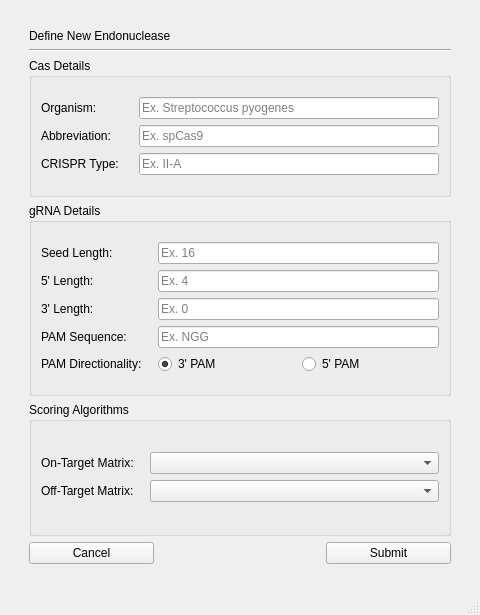
<?xml version="1.0" encoding="UTF-8"?>
<ui version="4.0">
 <class>MainWindow</class>
 <widget class="QMainWindow" name="MainWindow">
  <property name="geometry">
   <rect>
    <x>0</x>
    <y>0</y>
    <width>480</width>
    <height>615</height>
   </rect>
  </property>
  <property name="windowTitle">
   <string>MainWindow</string>
  </property>
  <widget class="QWidget" name="centralwidget">
   <layout class="QGridLayout" name="gridLayout_2">
    <item row="3" column="1">
     <spacer name="verticalSpacer">
      <property name="orientation">
       <enum>Qt::Vertical</enum>
      </property>
      <property name="sizeType">
       <enum>QSizePolicy::Fixed</enum>
      </property>
      <property name="sizeHint" stdset="0">
       <size>
        <width>20</width>
        <height>20</height>
       </size>
      </property>
     </spacer>
    </item>
    <item row="1" column="1">
     <layout class="QGridLayout" name="gridLayout">
      <item row="0" column="0">
       <layout class="QVBoxLayout" name="verticalLayout">
        <item>
         <layout class="QVBoxLayout" name="verticalLayout_9">
          <item>
           <widget class="QLabel" name="title">
            <property name="sizePolicy">
             <sizepolicy hsizetype="Preferred" vsizetype="Fixed">
              <horstretch>0</horstretch>
              <verstretch>0</verstretch>
             </sizepolicy>
            </property>
            <property name="text">
             <string>Define New Endonuclease</string>
            </property>
            <property name="alignment">
             <set>Qt::AlignLeading|Qt::AlignLeft|Qt::AlignVCenter</set>
            </property>
           </widget>
          </item>
          <item>
           <widget class="Line" name="line">
            <property name="orientation">
             <enum>Qt::Horizontal</enum>
            </property>
           </widget>
          </item>
         </layout>
        </item>
        <item>
         <widget class="QGroupBox" name="groupBox">
          <property name="title">
           <string>Cas Details</string>
          </property>
          <layout class="QGridLayout" name="gridLayout_9">
           <item row="1" column="0">
            <layout class="QGridLayout" name="gridLayout_8">
             <item row="0" column="0">
              <layout class="QGridLayout" name="gridLayout_6">
               <item row="2" column="2">
                <widget class="QLineEdit" name="crispr_type">
                 <property name="placeholderText">
                  <string>Ex. II-A</string>
                 </property>
                </widget>
               </item>
               <item row="1" column="2">
                <widget class="QLineEdit" name="abbreviation">
                 <property name="placeholderText">
                  <string>Ex. spCas9</string>
                 </property>
                </widget>
               </item>
               <item row="0" column="0">
                <widget class="QLabel" name="label_3">
                 <property name="sizePolicy">
                  <sizepolicy hsizetype="Preferred" vsizetype="Preferred">
                   <horstretch>0</horstretch>
                   <verstretch>0</verstretch>
                  </sizepolicy>
                 </property>
                 <property name="toolTip">
                  <string>&lt;html&gt;&lt;head/&gt;&lt;body&gt;&lt;p&gt;Full name of the endonuclease. Ex. &lt;span style=&quot; font-style:italic;&quot;&gt;Streptococcus pyogenes &lt;/span&gt;Cas9&lt;/p&gt;&lt;/body&gt;&lt;/html&gt;</string>
                 </property>
                 <property name="text">
                  <string>Organism:       </string>
                 </property>
                </widget>
               </item>
               <item row="2" column="0">
                <widget class="QLabel" name="label">
                 <property name="sizePolicy">
                  <sizepolicy hsizetype="Preferred" vsizetype="Preferred">
                   <horstretch>0</horstretch>
                   <verstretch>0</verstretch>
                  </sizepolicy>
                 </property>
                 <property name="toolTip">
                  <string>&lt;html&gt;&lt;head/&gt;&lt;body&gt;&lt;p&gt;&lt;span style=&quot; font-size:12pt;&quot;&gt;The CRISPR classification that the new endonuclease belongs to. Ex. spCas9's CRISPR type is II-A.&lt;/span&gt;&lt;/p&gt;&lt;/body&gt;&lt;/html&gt;</string>
                 </property>
                 <property name="text">
                  <string>CRISPR Type: </string>
                 </property>
                </widget>
               </item>
               <item row="1" column="0">
                <widget class="QLabel" name="label_2">
                 <property name="sizePolicy">
                  <sizepolicy hsizetype="Preferred" vsizetype="Preferred">
                   <horstretch>0</horstretch>
                   <verstretch>0</verstretch>
                  </sizepolicy>
                 </property>
                 <property name="toolTip">
                  <string>&lt;html&gt;&lt;head/&gt;&lt;body&gt;&lt;p&gt;Abbreviated name of new endonuclease, must be unique from existing endonucleases in order for CASPER to recognize it. Ex. spCas9&lt;/p&gt;&lt;/body&gt;&lt;/html&gt;</string>
                 </property>
                 <property name="text">
                  <string>Abbreviation:  </string>
                 </property>
                </widget>
               </item>
               <item row="0" column="2">
                <widget class="QLineEdit" name="organism_name">
                 <property name="placeholderText">
                  <string>Ex. Streptococcus pyogenes</string>
                 </property>
                </widget>
               </item>
               <item row="0" column="1">
                <spacer name="horizontalSpacer_10">
                 <property name="orientation">
                  <enum>Qt::Horizontal</enum>
                 </property>
                 <property name="sizeType">
                  <enum>QSizePolicy::Fixed</enum>
                 </property>
                 <property name="sizeHint" stdset="0">
                  <size>
                   <width>10</width>
                   <height>10</height>
                  </size>
                 </property>
                </spacer>
               </item>
               <item row="1" column="1">
                <spacer name="horizontalSpacer_11">
                 <property name="orientation">
                  <enum>Qt::Horizontal</enum>
                 </property>
                 <property name="sizeType">
                  <enum>QSizePolicy::Fixed</enum>
                 </property>
                 <property name="sizeHint" stdset="0">
                  <size>
                   <width>10</width>
                   <height>10</height>
                  </size>
                 </property>
                </spacer>
               </item>
               <item row="2" column="1">
                <spacer name="horizontalSpacer_12">
                 <property name="orientation">
                  <enum>Qt::Horizontal</enum>
                 </property>
                 <property name="sizeType">
                  <enum>QSizePolicy::Fixed</enum>
                 </property>
                 <property name="sizeHint" stdset="0">
                  <size>
                   <width>10</width>
                   <height>10</height>
                  </size>
                 </property>
                </spacer>
               </item>
              </layout>
             </item>
            </layout>
           </item>
           <item row="0" column="0">
            <spacer name="verticalSpacer_3">
             <property name="orientation">
              <enum>Qt::Vertical</enum>
             </property>
             <property name="sizeType">
              <enum>QSizePolicy::Fixed</enum>
             </property>
             <property name="sizeHint" stdset="0">
              <size>
               <width>10</width>
               <height>10</height>
              </size>
             </property>
            </spacer>
           </item>
           <item row="2" column="0">
            <spacer name="verticalSpacer_4">
             <property name="orientation">
              <enum>Qt::Vertical</enum>
             </property>
             <property name="sizeType">
              <enum>QSizePolicy::Fixed</enum>
             </property>
             <property name="sizeHint" stdset="0">
              <size>
               <width>10</width>
               <height>10</height>
              </size>
             </property>
            </spacer>
           </item>
          </layout>
         </widget>
        </item>
        <item>
         <widget class="QGroupBox" name="groupBox_2">
          <property name="title">
           <string>gRNA Details</string>
          </property>
          <layout class="QGridLayout" name="gridLayout_10">
           <item row="1" column="0">
            <layout class="QGridLayout" name="gridLayout_7">
             <item row="0" column="0">
              <layout class="QGridLayout" name="gridLayout_5">
               <item row="0" column="2">
                <widget class="QLineEdit" name="seed_length">
                 <property name="placeholderText">
                  <string>Ex. 16</string>
                 </property>
                </widget>
               </item>
               <item row="2" column="2">
                <widget class="QLineEdit" name="three_length">
                 <property name="placeholderText">
                  <string>Ex. 0</string>
                 </property>
                </widget>
               </item>
               <item row="1" column="0">
                <widget class="QLabel" name="label_6">
                 <property name="sizePolicy">
                  <sizepolicy hsizetype="Preferred" vsizetype="Preferred">
                   <horstretch>0</horstretch>
                   <verstretch>0</verstretch>
                  </sizepolicy>
                 </property>
                 <property name="toolTip">
                  <string>&lt;html&gt;&lt;head/&gt;&lt;body&gt;&lt;p&gt;Length in nt of gRNA sequence upstream (5’) of the seed sequence.&lt;/p&gt;&lt;p&gt;&lt;br/&gt;&lt;/p&gt;&lt;/body&gt;&lt;/html&gt;</string>
                 </property>
                 <property name="text">
                  <string>5' Length:</string>
                 </property>
                </widget>
               </item>
               <item row="4" column="2">
                <layout class="QHBoxLayout" name="horizontalLayout_11">
                 <item>
                  <widget class="QRadioButton" name="three_pam">
                   <property name="sizePolicy">
                    <sizepolicy hsizetype="Expanding" vsizetype="Fixed">
                     <horstretch>0</horstretch>
                     <verstretch>0</verstretch>
                    </sizepolicy>
                   </property>
                   <property name="text">
                    <string>3' PAM</string>
                   </property>
                   <property name="checked">
                    <bool>true</bool>
                   </property>
                  </widget>
                 </item>
                 <item>
                  <widget class="QRadioButton" name="five_pam">
                   <property name="sizePolicy">
                    <sizepolicy hsizetype="Expanding" vsizetype="Fixed">
                     <horstretch>0</horstretch>
                     <verstretch>0</verstretch>
                    </sizepolicy>
                   </property>
                   <property name="text">
                    <string>5' PAM</string>
                   </property>
                  </widget>
                 </item>
                </layout>
               </item>
               <item row="2" column="0">
                <widget class="QLabel" name="label_5">
                 <property name="sizePolicy">
                  <sizepolicy hsizetype="Preferred" vsizetype="Preferred">
                   <horstretch>0</horstretch>
                   <verstretch>0</verstretch>
                  </sizepolicy>
                 </property>
                 <property name="toolTip">
                  <string>&lt;html&gt;&lt;head/&gt;&lt;body&gt;&lt;p&gt;&lt;span style=&quot; font-size:12pt;&quot;&gt;Length in nt of gRNA sequence downstream (3’) of the seed sequence.&lt;/span&gt;&lt;/p&gt;&lt;/body&gt;&lt;/html&gt;</string>
                 </property>
                 <property name="text">
                  <string>3' Length:</string>
                 </property>
                </widget>
               </item>
               <item row="1" column="2">
                <widget class="QLineEdit" name="five_length">
                 <property name="placeholderText">
                  <string>Ex. 4</string>
                 </property>
                </widget>
               </item>
               <item row="4" column="0">
                <widget class="QLabel" name="label_8">
                 <property name="toolTip">
                  <string>&lt;html&gt;&lt;head/&gt;&lt;body&gt;&lt;p&gt;&lt;span style=&quot; font-size:12pt;&quot;&gt;End of the gRNA that is adjacent to PAM. Ex. spCas9 has a 3' PAM and AsCas12 has a 5' PAM.&lt;/span&gt;&lt;/p&gt;&lt;/body&gt;&lt;/html&gt;</string>
                 </property>
                 <property name="text">
                  <string>PAM Directionality:</string>
                 </property>
                </widget>
               </item>
               <item row="3" column="2">
                <widget class="QLineEdit" name="pam_sequence">
                 <property name="placeholderText">
                  <string>Ex. NGG</string>
                 </property>
                </widget>
               </item>
               <item row="0" column="0">
                <widget class="QLabel" name="label_7">
                 <property name="sizePolicy">
                  <sizepolicy hsizetype="Preferred" vsizetype="Preferred">
                   <horstretch>0</horstretch>
                   <verstretch>0</verstretch>
                  </sizepolicy>
                 </property>
                 <property name="toolTip">
                  <string>&lt;html&gt;&lt;head/&gt;&lt;body&gt;&lt;p&gt;&lt;span style=&quot; font-family:'CMR12'; font-size:12pt;&quot;&gt;Length in nucleotides (nt) of the gRNA region in which binding is most crucial for Cas activity. CASPER’s SeqFinder algorithm uses this seed length and the endonuclease-specific PAM to search for repeated gRNAs across the genome of interest. &lt;/span&gt;&lt;/p&gt;&lt;/body&gt;&lt;/html&gt;</string>
                 </property>
                 <property name="text">
                  <string>Seed Length:</string>
                 </property>
                </widget>
               </item>
               <item row="3" column="0">
                <widget class="QLabel" name="label_4">
                 <property name="sizePolicy">
                  <sizepolicy hsizetype="Preferred" vsizetype="Preferred">
                   <horstretch>0</horstretch>
                   <verstretch>0</verstretch>
                  </sizepolicy>
                 </property>
                 <property name="toolTip">
                  <string>&lt;html&gt;&lt;head/&gt;&lt;body&gt;&lt;p&gt;PAM sequence for the new endonuclease. All IUPAC nucleotide codes are accepted, such as V (A, C, or G) or N (A, T, C, or G). For multiple PAM sites, please separate by commas.&lt;/p&gt;&lt;p&gt;Ex. &amp;quot;NGG&amp;quot; or &amp;quot;NNG&amp;quot; for spCas9.&lt;/p&gt;&lt;/body&gt;&lt;/html&gt;</string>
                 </property>
                 <property name="text">
                  <string>PAM Sequence:</string>
                 </property>
                </widget>
               </item>
               <item row="0" column="1">
                <spacer name="horizontalSpacer_5">
                 <property name="orientation">
                  <enum>Qt::Horizontal</enum>
                 </property>
                 <property name="sizeType">
                  <enum>QSizePolicy::Fixed</enum>
                 </property>
                 <property name="sizeHint" stdset="0">
                  <size>
                   <width>10</width>
                   <height>10</height>
                  </size>
                 </property>
                </spacer>
               </item>
               <item row="1" column="1">
                <spacer name="horizontalSpacer_6">
                 <property name="orientation">
                  <enum>Qt::Horizontal</enum>
                 </property>
                 <property name="sizeType">
                  <enum>QSizePolicy::Fixed</enum>
                 </property>
                 <property name="sizeHint" stdset="0">
                  <size>
                   <width>10</width>
                   <height>10</height>
                  </size>
                 </property>
                </spacer>
               </item>
               <item row="2" column="1">
                <spacer name="horizontalSpacer_7">
                 <property name="orientation">
                  <enum>Qt::Horizontal</enum>
                 </property>
                 <property name="sizeType">
                  <enum>QSizePolicy::Fixed</enum>
                 </property>
                 <property name="sizeHint" stdset="0">
                  <size>
                   <width>10</width>
                   <height>10</height>
                  </size>
                 </property>
                </spacer>
               </item>
               <item row="3" column="1">
                <spacer name="horizontalSpacer_8">
                 <property name="orientation">
                  <enum>Qt::Horizontal</enum>
                 </property>
                 <property name="sizeType">
                  <enum>QSizePolicy::Fixed</enum>
                 </property>
                 <property name="sizeHint" stdset="0">
                  <size>
                   <width>10</width>
                   <height>10</height>
                  </size>
                 </property>
                </spacer>
               </item>
               <item row="4" column="1">
                <spacer name="horizontalSpacer_9">
                 <property name="orientation">
                  <enum>Qt::Horizontal</enum>
                 </property>
                 <property name="sizeType">
                  <enum>QSizePolicy::Fixed</enum>
                 </property>
                 <property name="sizeHint" stdset="0">
                  <size>
                   <width>10</width>
                   <height>10</height>
                  </size>
                 </property>
                </spacer>
               </item>
              </layout>
             </item>
            </layout>
           </item>
           <item row="0" column="0">
            <spacer name="verticalSpacer_5">
             <property name="orientation">
              <enum>Qt::Vertical</enum>
             </property>
             <property name="sizeType">
              <enum>QSizePolicy::Fixed</enum>
             </property>
             <property name="sizeHint" stdset="0">
              <size>
               <width>10</width>
               <height>10</height>
              </size>
             </property>
            </spacer>
           </item>
           <item row="2" column="0">
            <spacer name="verticalSpacer_6">
             <property name="orientation">
              <enum>Qt::Vertical</enum>
             </property>
             <property name="sizeType">
              <enum>QSizePolicy::Fixed</enum>
             </property>
             <property name="sizeHint" stdset="0">
              <size>
               <width>10</width>
               <height>10</height>
              </size>
             </property>
            </spacer>
           </item>
          </layout>
         </widget>
        </item>
        <item>
         <widget class="QGroupBox" name="groupBox_3">
          <property name="title">
           <string>Scoring Algorithms</string>
          </property>
          <layout class="QGridLayout" name="gridLayout_11">
           <item row="0" column="0">
            <spacer name="verticalSpacer_7">
             <property name="orientation">
              <enum>Qt::Vertical</enum>
             </property>
             <property name="sizeType">
              <enum>QSizePolicy::Fixed</enum>
             </property>
             <property name="sizeHint" stdset="0">
              <size>
               <width>10</width>
               <height>10</height>
              </size>
             </property>
            </spacer>
           </item>
           <item row="1" column="0">
            <layout class="QGridLayout" name="gridLayout_4">
             <item row="0" column="0">
              <layout class="QGridLayout" name="gridLayout_3">
               <item row="2" column="2">
                <widget class="QComboBox" name="comboBox">
                 <property name="sizePolicy">
                  <sizepolicy hsizetype="Expanding" vsizetype="Fixed">
                   <horstretch>0</horstretch>
                   <verstretch>0</verstretch>
                  </sizepolicy>
                 </property>
                </widget>
               </item>
               <item row="2" column="0">
                <widget class="QLabel" name="label_12">
                 <property name="toolTip">
                  <string>&lt;html&gt;&lt;head/&gt;&lt;body&gt;&lt;p&gt;&lt;span style=&quot; font-size:12pt;&quot;&gt;On-target scoring matrix. Default is CRISPRscan data.&lt;/span&gt;&lt;/p&gt;&lt;/body&gt;&lt;/html&gt;</string>
                 </property>
                 <property name="text">
                  <string>On-Target Matrix:</string>
                 </property>
                </widget>
               </item>
               <item row="2" column="1">
                <spacer name="horizontalSpacer_3">
                 <property name="orientation">
                  <enum>Qt::Horizontal</enum>
                 </property>
                 <property name="sizeType">
                  <enum>QSizePolicy::Fixed</enum>
                 </property>
                 <property name="sizeHint" stdset="0">
                  <size>
                   <width>10</width>
                   <height>10</height>
                  </size>
                 </property>
                </spacer>
               </item>
               <item row="3" column="0">
                <widget class="QLabel" name="label_13">
                 <property name="toolTip">
                  <string>&lt;html&gt;&lt;head/&gt;&lt;body&gt;&lt;p&gt;&lt;span style=&quot; font-size:12pt;&quot;&gt;Off-target scoring matrix. Default is Hsu matrix data.&lt;/span&gt;&lt;/p&gt;&lt;/body&gt;&lt;/html&gt;</string>
                 </property>
                 <property name="text">
                  <string>Off-Target Matrix:</string>
                 </property>
                </widget>
               </item>
               <item row="3" column="2">
                <widget class="QComboBox" name="comboBox_2">
                 <property name="sizePolicy">
                  <sizepolicy hsizetype="Expanding" vsizetype="Fixed">
                   <horstretch>0</horstretch>
                   <verstretch>0</verstretch>
                  </sizepolicy>
                 </property>
                </widget>
               </item>
               <item row="3" column="1">
                <spacer name="horizontalSpacer_4">
                 <property name="orientation">
                  <enum>Qt::Horizontal</enum>
                 </property>
                 <property name="sizeType">
                  <enum>QSizePolicy::Fixed</enum>
                 </property>
                 <property name="sizeHint" stdset="0">
                  <size>
                   <width>10</width>
                   <height>10</height>
                  </size>
                 </property>
                </spacer>
               </item>
              </layout>
             </item>
            </layout>
           </item>
           <item row="2" column="0">
            <spacer name="verticalSpacer_8">
             <property name="orientation">
              <enum>Qt::Vertical</enum>
             </property>
             <property name="sizeType">
              <enum>QSizePolicy::Fixed</enum>
             </property>
             <property name="sizeHint" stdset="0">
              <size>
               <width>10</width>
               <height>10</height>
              </size>
             </property>
            </spacer>
           </item>
          </layout>
         </widget>
        </item>
       </layout>
      </item>
     </layout>
    </item>
    <item row="0" column="1">
     <spacer name="verticalSpacer_2">
      <property name="orientation">
       <enum>Qt::Vertical</enum>
      </property>
      <property name="sizeType">
       <enum>QSizePolicy::Fixed</enum>
      </property>
      <property name="sizeHint" stdset="0">
       <size>
        <width>20</width>
        <height>20</height>
       </size>
      </property>
     </spacer>
    </item>
    <item row="1" column="2">
     <spacer name="horizontalSpacer_2">
      <property name="orientation">
       <enum>Qt::Horizontal</enum>
      </property>
      <property name="sizeType">
       <enum>QSizePolicy::Fixed</enum>
      </property>
      <property name="sizeHint" stdset="0">
       <size>
        <width>20</width>
        <height>20</height>
       </size>
      </property>
     </spacer>
    </item>
    <item row="1" column="0">
     <spacer name="horizontalSpacer">
      <property name="orientation">
       <enum>Qt::Horizontal</enum>
      </property>
      <property name="sizeType">
       <enum>QSizePolicy::Fixed</enum>
      </property>
      <property name="sizeHint" stdset="0">
       <size>
        <width>20</width>
        <height>20</height>
       </size>
      </property>
     </spacer>
    </item>
    <item row="2" column="1">
     <layout class="QHBoxLayout" name="horizontalLayout_2">
      <property name="sizeConstraint">
       <enum>QLayout::SetDefaultConstraint</enum>
      </property>
      <item alignment="Qt::AlignLeft">
       <widget class="QPushButton" name="cancel_button">
        <property name="sizePolicy">
         <sizepolicy hsizetype="Minimum" vsizetype="Fixed">
          <horstretch>0</horstretch>
          <verstretch>0</verstretch>
         </sizepolicy>
        </property>
        <property name="minimumSize">
         <size>
          <width>125</width>
          <height>0</height>
         </size>
        </property>
        <property name="text">
         <string>Cancel</string>
        </property>
       </widget>
      </item>
      <item alignment="Qt::AlignRight">
       <widget class="QPushButton" name="submit_button">
        <property name="sizePolicy">
         <sizepolicy hsizetype="Minimum" vsizetype="Fixed">
          <horstretch>0</horstretch>
          <verstretch>0</verstretch>
         </sizepolicy>
        </property>
        <property name="minimumSize">
         <size>
          <width>125</width>
          <height>0</height>
         </size>
        </property>
        <property name="text">
         <string>Submit</string>
        </property>
       </widget>
      </item>
     </layout>
    </item>
   </layout>
  </widget>
  <widget class="QStatusBar" name="statusbar"/>
 </widget>
 <tabstops>
  <tabstop>organism_name</tabstop>
  <tabstop>abbreviation</tabstop>
  <tabstop>crispr_type</tabstop>
  <tabstop>seed_length</tabstop>
  <tabstop>five_length</tabstop>
  <tabstop>three_length</tabstop>
  <tabstop>pam_sequence</tabstop>
  <tabstop>three_pam</tabstop>
  <tabstop>five_pam</tabstop>
  <tabstop>comboBox</tabstop>
  <tabstop>comboBox_2</tabstop>
  <tabstop>cancel_button</tabstop>
  <tabstop>submit_button</tabstop>
 </tabstops>
 <resources/>
 <connections/>
</ui>
